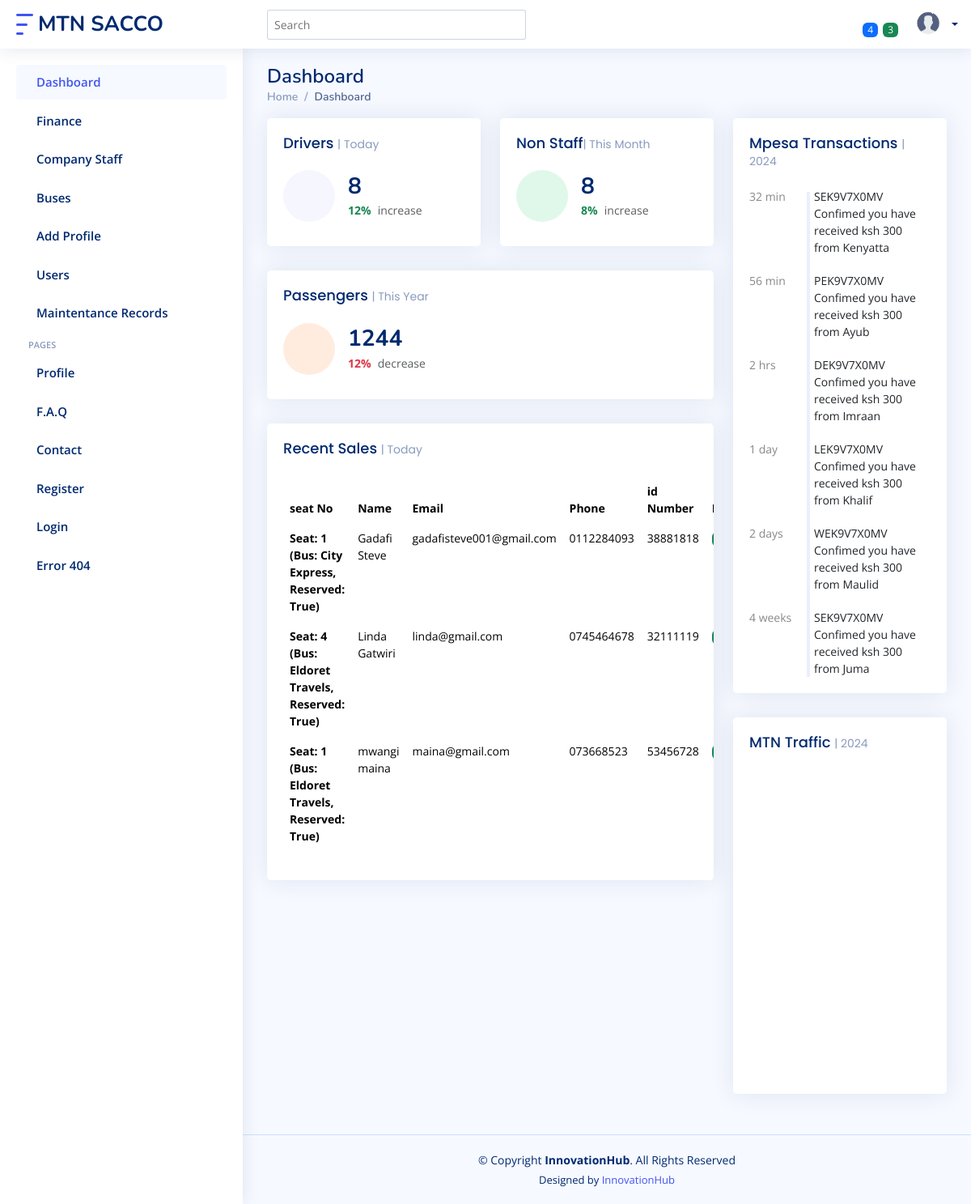
The page /admi_panel on the database as committed earlier.
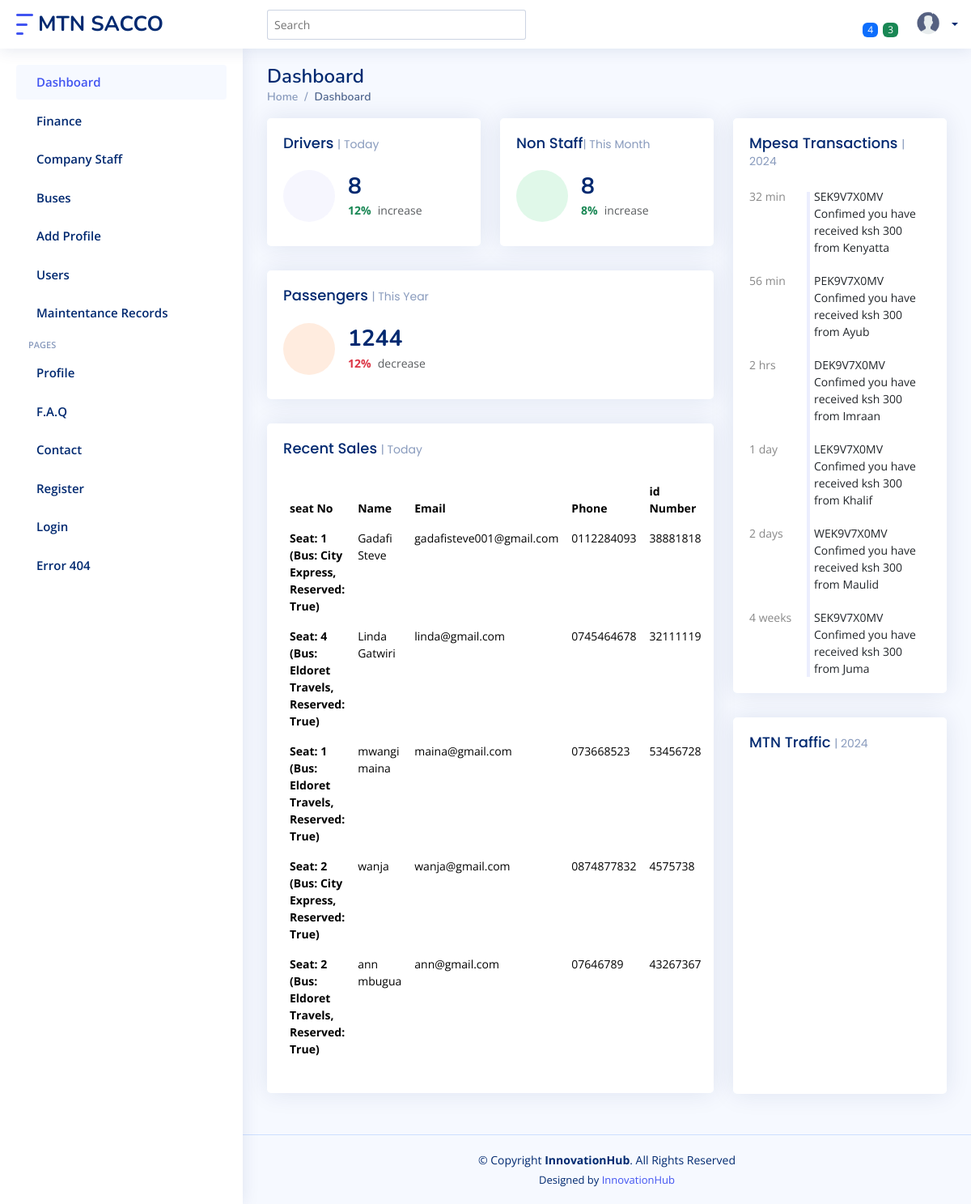
The same page on the database as committed later.
### main/models.py (models this page shows, shortened)
class Booking(models.Model):
    seat = models.OneToOneField(Seat, on_delete=models.CASCADE)
    name = models.CharField(max_length=100)
    email = models.EmailField()
    phone = models.CharField(max_length=100)
    fare = models.DecimalField(max_digits=10 , decimal_places=2)
    identification_number = models.CharField(max_length=50)

class Seat(models.Model):
    bus_schedule = models.ForeignKey(
        TravelSchedule, on_delete=models.CASCADE, null=True, blank=True
    )
    seat_number = models.CharField(max_length=5)
    is_reserved = models.BooleanField(default=False)
    bus = models.ForeignKey(Bus, on_delete=models.CASCADE, null=True, blank=True)  # Link seat to bus
    reservation_time = models.DateTimeField(null=True, blank=True)
    def __str__(self):
          bus_name = self.bus.name if self.bus else "No Bus Assigned"
          return f"Seat: {self.seat_number} (Bus: {bus_name}, Reserved: {self.is_reserved})"
    class Meta:
        constraints = [
            models.UniqueConstraint(fields=['seat_number', 'bus'], name='unique_seat_per_bus')
        ]

class Bus(models.Model):
    name = models.CharField(max_length=50)
    plate_number=models.CharField(max_length=50 , unique=True)
    route = models.CharField(max_length=50)
    Driver = models.ForeignKey(Driver, on_delete=models.CASCADE)
    is_in_good = models.BooleanField(default=True)
    timeoftravel = models.CharField(max_length=50)
    fare = models.CharField(max_length=50)

### main/views.py (the view)
# urls.py: path('admi_panel', views.admin_panel, name='admin_panel'),
def admin_panel(request):
    dr = Driver.objects.all().count()
    ns = NonStaff.objects.all().count()
    passe = Booking.objects.all()
    d = {'passe':passe, 'ns':ns, 'dr':dr}
    return render(request, 'admin.html' , d)

### templates/admin.html (shortened to what this page needs)
{% extends 'base.html' %}
{% load static %}
{% block content %}
<main id="main" class="main">
    <div class="pagetitle">
      <h1>Dashboard</h1>
      <nav>
        <ol class="breadcrumb">
          <li class="breadcrumb-item"><a href="{% url 'index'%}">Home</a></li>
          <li class="breadcrumb-item active">Dashboard</li>
        </ol>
      </nav>
    </div>
    <section class="section dashboard">
      <div class="row">
        <div class="col-lg-8">
          <div class="row">
            <div class="col-xxl-4 col-md-6">
              <div class="card info-card sales-card">
                <div class="filter">
                  <a class="icon" href="#" data-bs-toggle="dropdown"></a>
                </div>
                <div class="card-body">
                  <h5 class="card-title">Drivers <span>| Today</span></h5>
                  <div class="d-flex align-items-center">
                    <div class="card-icon rounded-circle d-flex align-items-center justify-content-center">
                    </div>
                    <div class="ps-3">
                      <h6>{{dr}}</h6>
                      <span class="text-success small pt-1 fw-bold">12%</span> <span class="text-muted small pt-2 ps-1">increase</span>
                    </div>
                  </div>
                </div>
              </div>
            </div>
            <div class="col-xxl-4 col-md-6">
              <div class="card info-card revenue-card">
                <div class="filter">
                  <a class="icon" href="#" data-bs-toggle="dropdown"></a>
                </div>
                <div class="card-body">
                  <h5 class="card-title">Non Staff<span>| This Month</span></h5>
                  <div class="d-flex align-items-center">
                    <div class="card-icon rounded-circle d-flex align-items-center justify-content-center">
                    </div>
                    <div class="ps-3">
                      <h6>{{ns}}</h6>
                      <span class="text-success small pt-1 fw-bold">8%</span> <span class="text-muted small pt-2 ps-1">increase</span>
                    </div>
                  </div>
                </div>
              </div>
            </div>
            <div class="col-xxl-4 col-xl-12">
              <div class="card info-card customers-card">
                <div class="filter">
                  <a class="icon" href="#" data-bs-toggle="dropdown"></a>
                </div>
                <div class="card-body">
                  <h5 class="card-title">Passengers <span>| This Year</span></h5>
                  <div class="d-flex align-items-center">
                    <div class="card-icon rounded-circle d-flex align-items-center justify-content-center">
                    </div>
                    <div class="ps-3">
                      <h6>1244</h6>
                      <span class="text-danger small pt-1 fw-bold">12%</span> <span class="text-muted small pt-2 ps-1">decrease</span>
                    </div>
                  </div>
                </div>
              </div>
            </div>
            <div class="col-12">
              <div class="card recent-sales overflow-auto">
                <div class="filter">
                  <a class="icon" href="#" data-bs-toggle="dropdown"></a>
                </div>
                <div class="card-body">
                  <h5 class="card-title">Recent Sales <span>| Today</span></h5>
                  <table class="table table-borderless datatable">
                    <thead>
                      <tr>
                        <th scope="col">  seat No  </th>
                        <th scope="col">Name</th>
                        <th scope="col">Email</th>
                        <th scope="col" >Phone</th>
                        <th scope="col">id Number</th>
                        <th scope="col">Fare</th>
                      </tr>
                    </thead>
                    <tbody>
                        {% for i in passe %}
                      <tr>
                        <th scope="row">{{i.seat}}</th>
                        <td>{{i.name}}</td>
                        <td>{{i.email}}</td>
                        <td>{{i.phone}}</td>
                        <td>{{i.identification_number}}</td>
                        <td><span class="badge bg-success"> {{i.fare}} </span></td>
                      </tr>
                      {% endfor %}
                    </tbody>
                  </table>
                </div>
              </div>
            </div>
          </div>
        </div>
        <div class="col-lg-4">
          <div class="card">
            <div class="filter">
              <a class="icon" href="#" data-bs-toggle="dropdown"></a>
            </div>
            <div class="card-body">
              <h5 class="card-title">Mpesa Transactions <span>| 2024</span></h5>
              <div class="activity">
                <div class="activity-item d-flex">
                  <div class="activite-label">32 min</div>
                  <i class='bi bi-circle-fill activity-badge text-success align-self-start'></i>
                  <div class="activity-content">
                    SEK9V7X0MV Confimed you have received ksh 300 from Kenyatta
                  </div>
                </div>
                <div class="activity-item d-flex">
                  <div class="activite-label">56 min</div>
                  <i class='bi bi-circle-fill activity-badge text-danger align-self-start'></i>
                  <div class="activity-content">
                    PEK9V7X0MV Confimed you have received ksh 300 from Ayub
                  </div>
                </div>
                <div class="activity-item d-flex">
                  <div class="activite-label">2 hrs</div>
                  <i class='bi bi-circle-fill activity-badge text-primary align-self-start'></i>
                  <div class="activity-content">
                    DEK9V7X0MV Confimed you have received ksh 300 from Imraan
                  </div>
                </div>
                <div class="activity-item d-flex">
                  <div class="activite-label">1 day</div>
                  <i class='bi bi-circle-fill activity-badge text-info align-self-start'></i>
                  <div class="activity-content">
                    LEK9V7X0MV Confimed you have received ksh 300 from Khalif
                  </div>
                </div>
                <div class="activity-item d-flex">
                  <div class="activite-label">2 days</div>
                  <i class='bi bi-circle-fill activity-badge text-warning align-self-start'></i>
                  <div class="activity-content">
                    WEK9V7X0MV Confimed you have received ksh 300 from Maulid
                  </div>
                </div>
                <div class="activity-item d-flex">
                  <div class="activite-label">4 weeks</div>
                  <i class='bi bi-circle-fill activity-badge text-muted align-self-start'></i>
                  <div class="activity-content">
                    SEK9V7X0MV Confimed you have received ksh 300 from Juma
                  </div>
                </div>
              </div>
            </div>
          </div>
          <div class="card">
            <div class="filter">
              <a class="icon" href="#" data-bs-toggle="dropdown"></a>
            </div>
            <div class="card-body pb-0">
              <h5 class="card-title">MTN Traffic <span>| 2024</span></h5>
              <div id="trafficChart" style="min-height: 400px;" class="echart"></div>
            </div>
          </div>
        </div>
      </div>
    </section>
  </main>
  {% endblock content %}

### templates/base.html (shortened to what this page needs)
{% load static %}
<!DOCTYPE html>
<html>
<head>
    <link href="{%  static 'mtn/vendor/bootstrap/css/bootstrap.min.css'%}" rel="stylesheet">
    <link href="{%  static 'mtn/vendor/bootstrap-icons/bootstrap-icons.css '%}" rel="stylesheet">
    <link href="{%  static 'mtn/vendor/boxicons/css/boxicons.min.css'%}" rel="stylesheet">
    <link href="{%  static 'mtn/vendor/quill/quill.snow.css'%}" rel="stylesheet">
    <link href="{%  static 'mtn/vendor/quill/quill.bubble.css'%}" rel="stylesheet">
    <link href="{%  static 'mtn/vendor/remixicon/remixicon.css'%}" rel="stylesheet">
    <link href="{%  static 'mtn/vendor/simple-datatables/style.css'%}" rel="stylesheet">
    <link href="{%  static 'mtn/css/style.css'%}" rel="stylesheet">
</head>
<body  >
  <header id="header" class="header fixed-top d-flex align-items-center">
    <div class="d-flex align-items-center justify-content-between">
      <a href="{% url 'index'%}" class="logo d-flex align-items-center">
        <img src="{% static 'mtn/img/logo.png'%}" alt="">
        <span class="d-none d-lg-block">MTN SACCO</span>
      </a>
    </div>
    <div class="search-bar">
      <form class="search-form d-flex align-items-center" method="POST" action="#">
        <input type="text" name="query" placeholder="Search" title="Enter search keyword">
      </form>
    </div>
    <nav class="header-nav ms-auto">
      <ul class="d-flex align-items-center">
        <li class="nav-item dropdown">
          <a class="nav-link nav-icon" href="#" data-bs-toggle="dropdown">
            <span class="badge bg-primary badge-number">4</span>
          </a>
        </li>
        <li class="nav-item dropdown">
          <a class="nav-link nav-icon" href="#" data-bs-toggle="dropdown">
            <span class="badge bg-success badge-number">3</span>
          </a>
        </li>
        <li class="nav-item dropdown pe-3">
          <a class="nav-link nav-profile d-flex align-items-center pe-0" href="#" data-bs-toggle="dropdown">
            <img src="{% static 'mtn/img/ava.png'%}" alt="Profile" class="rounded-circle">
            <span class="d-none d-md-block dropdown-toggle ps-2">{{ request.user.username }}</span>
          </a>
        </li>
      </ul>
    </nav>
  </header>
        {% include "sidebar_template.html"  %}
            {% block content %}
            {% endblock content %}
        {% include "footer.html" %}
</body>
</html>

### templates/sidebar_template.html (shortened to what this page needs)
{% load static %}
<aside id="sidebar" class="sidebar">
    <ul class="sidebar-nav" id="sidebar-nav">
      <li class="nav-item">
        <a class="nav-link " href="{% url 'admin_panel'%}">
          <span>Dashboard</span>
        </a>
      </li>
      <li class="nav-item">
        <a class="nav-link collapsed" data-bs-target="#forms-nav" data-bs-toggle="collapse" href="#">
          <span>Finance</span>
        </a>
      </li>
      <li class="nav-item">
        <a class="nav-link collapsed" data-bs-target="#forms-nav" data-bs-toggle="collapse" href="#">
          <span>Company Staff</span>
        </a>
      </li>
      <li class="nav-item">
        <a class="nav-link collapsed" data-bs-target="#forms-nav" data-bs-toggle="collapse" href="#">
          <span>Buses</span>
        </a>
      </li>
      <li class="nav-item">
        <a class="nav-link collapsed" data-bs-target="#tables-nav" data-bs-toggle="collapse" href="#">
          <span>Add Profile</span>
        </a>
      </li>
      <li class="nav-item">
        <a class="nav-link collapsed" data-bs-target="#charts-nav" data-bs-toggle="collapse" href="#">
          <span>Users</span>
        </a>
      </li>
      <li class="nav-item">
        <a class="nav-link collapsed" data-bs-target="#icons-nav" data-bs-toggle="collapse" href="#">
          <span>Maintentance Records</span>
        </a>
      </li>
      <li class="nav-heading">Pages</li>
      <li class="nav-item">
        <a class="nav-link collapsed" href="#">
          <span>Profile</span>
        </a>
      </li>
      <li class="nav-item">
        <a class="nav-link collapsed" href="#">
          <span>F.A.Q</span>
        </a>
      </li>
      <li class="nav-item">
        <a class="nav-link collapsed" href="#">
          <span>Contact</span>
        </a>
      </li>
      <li class="nav-item">
        <a class="nav-link collapsed" href="{% url 'signUp'%}">
          <span>Register</span>
        </a>
      </li>
      <li class="nav-item">
        <a class="nav-link collapsed" href="{% url 'login'%}">
          <span>Login</span>
        </a>
      </li>
      <li class="nav-item">
        <a class="nav-link collapsed" href="#">
          <span>Error 404</span>
        </a>
      </li>
    </ul>
  </aside>

### templates/footer.html (shortened to what this page needs)
{% load static %}
 <footer id="footer" class="footer">
    <div class="copyright">
      &copy; Copyright <strong><span>InnovationHub</span></strong>. All Rights Reserved
    </div>
    <div class="credits">
         Designed by <a href="https://innovationhubkenya.com/">InnovationHub</a>
    </div>
  </footer>

Rows that differ between the two databases and show on the page:
added Booking: seat "Seat: 2 (Bus: City Express, Reserved: True)", name "wanja", email "wanja@gmail.com", phone "0874877832", identification_number "4575738"
added Booking: seat "Seat: 2 (Bus: Eldoret Travels, Reserved: True)", name "ann mbugua", email "ann@gmail.com", phone "07646789", identification_number "43267367"
